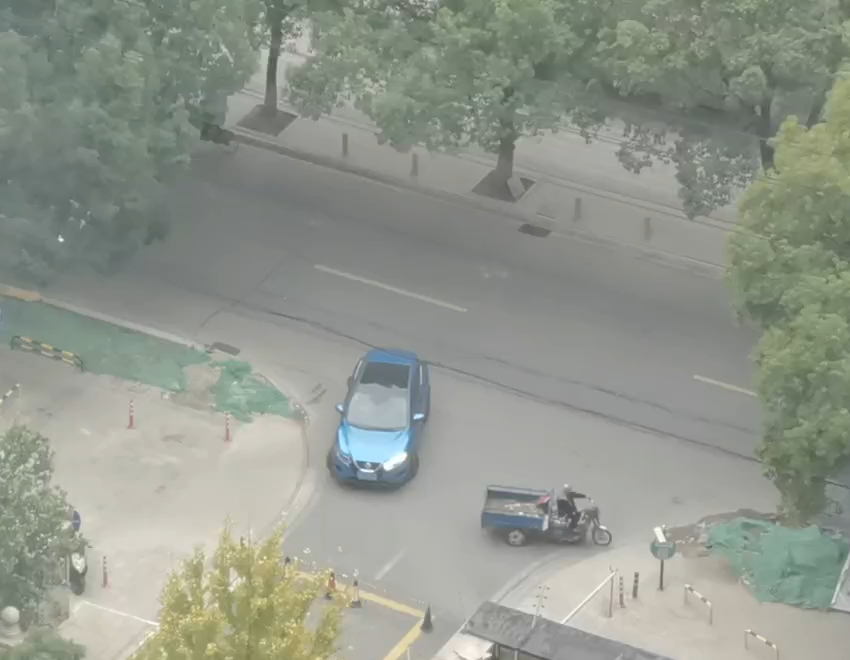
#> input picture img/FVid1.png, 850 x 660 px
$ python -i image_grayscale_variation.py   (imports and definitions only)
#> lines starting #> are read from the running program, lines starting #| are printed output that depends on the picture
import cv2 as cv
import numpy as np
from matplotlib import pyplot as plt

# 图像的灰度变换

def ImageGrayscaleFlip(filepath1):
#> called with filepath1 = 'img/FVid1.png'
    img = cv.imread(filepath1, flags = 1)
#> img is the input picture: shape (660, 850, 3); mean B, G, R 140.8, 151, 145.8
    gray = cv.cvtColor(img, cv.COLOR_BGR2GRAY)
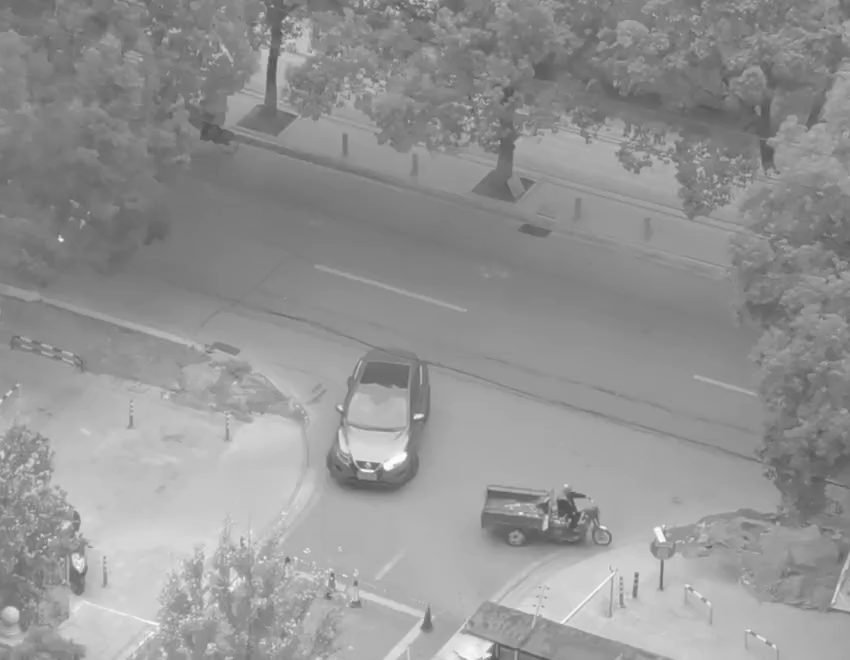
#> gray: shape (660, 850); min 79, max 255, mean 148.3

    # LUT快速查表法
    transTable = np.array([(255 - i) for i in range(256)]).astype("uint8")
    imgInv = cv.LUT(img, transTable)   # 彩色图像灰度翻转变换
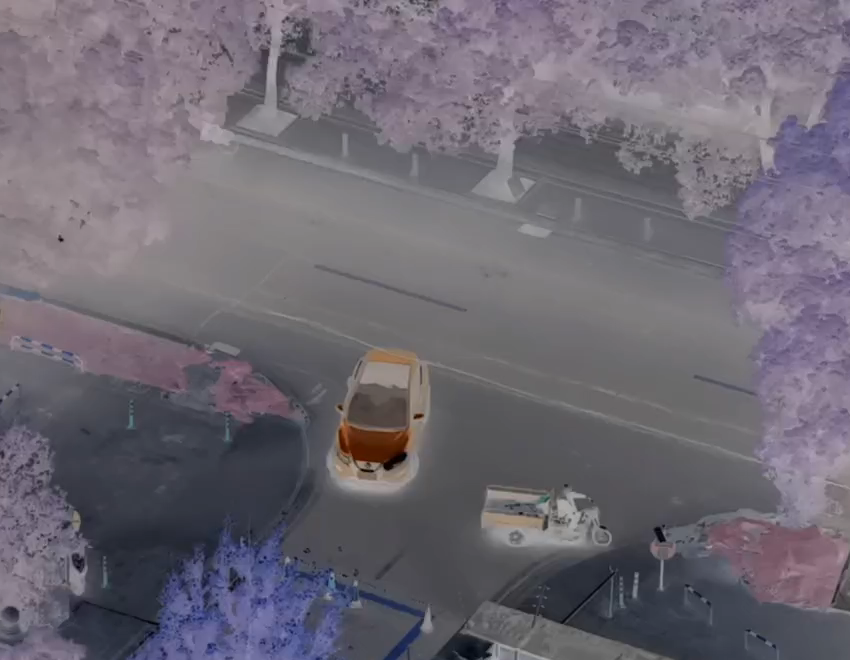
#> imgInv: shape (660, 850, 3); mean B, G, R 114.2, 104, 109.2
    grayInv = cv.LUT(gray, transTable) # 灰度图像灰度翻转变换
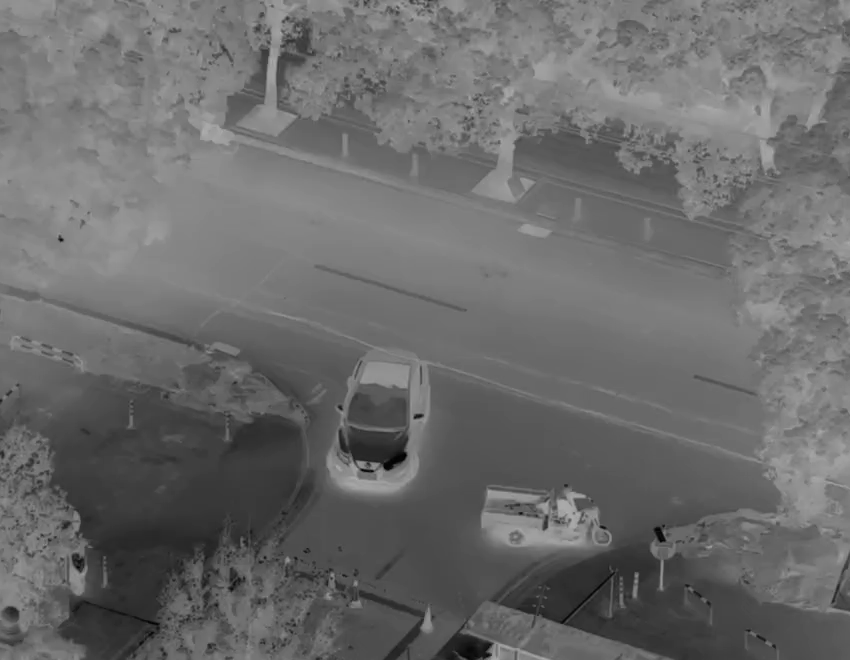
#> grayInv: shape (660, 850); min 0, max 176, mean 106.7

    print(img.shape, imgInv.shape, grayInv.shape)
#| (660, 850, 3) (660, 850, 3) (660, 850)

    plt.figure(figsize=(7,5))
    plt.subplot(221),plt.axis('off'),plt.title("1. img"),plt.imshow(cv.cvtColor(img, cv.COLOR_BGR2RGB))
    plt.subplot(222),plt.axis('off'),plt.title("2. gray"),plt.imshow(gray, cmap='gray')
    plt.subplot(223),plt.axis('off'),plt.title("3. Invert img"),plt.imshow(cv.cvtColor(imgInv, cv.COLOR_BGR2RGB))
    plt.subplot(224),plt.axis('off'),plt.title("4. Invert gray"),plt.imshow(grayInv, cmap='gray')

    plt.tight_layout()
    plt.show()
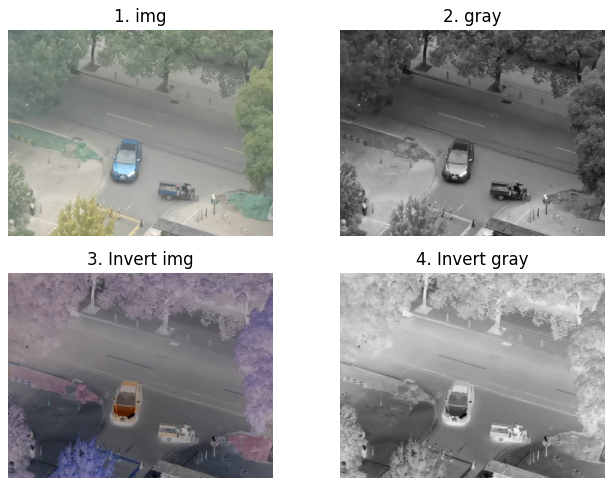
#> figure drawn by matplotlib, 4 panels

# [205 lines left out: functions ImageGrayLinearMapping, ImageHistogramNormalization, Imagelog, ImageGamma, ImageSegmentedStretching, ImageGrayscaleLayering and 1 more, not called in this run]


# [3 lines not run here, left out]

    # 图像翻转变换
    # ImageGrayscaleFlip(filepath1)

    # 图像线性变换
    # ImageGrayLinearMapping(filepath1)

    # 图像直方图归一化
    # ImageHistogramNormalization(filepath1)

    # 对数变换
    # Imagelog(filepath1)

    # 伽马变换
    # ImageGamma(filepath1)

    # 分段线性变换 对比度拉伸
    # ImageSegmentedStretching(filepath1)

    # 分段线性变换 灰度级分层
    # ImageGrayscaleLayering(filepath1)

    # 比特平面
    # ImageBitPlane(filepath1)


>>> result = ImageGrayscaleFlip('img/FVid1.png')

$ run again, on img/FVid2.png
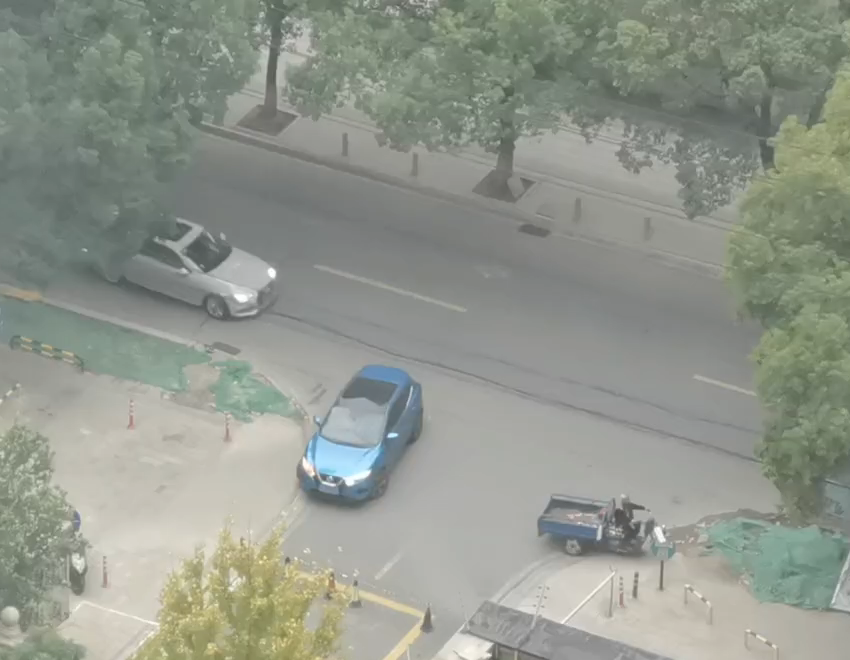
#> input picture img/FVid2.png, 850 x 660 px
#> in ImageGrayscaleFlip, img is the input picture: shape (660, 850, 3); mean B, G, R 140.7, 150.8, 145.6
#> in ImageGrayscaleFlip, `grayInv = cv.LUT(gray, transTable)`:
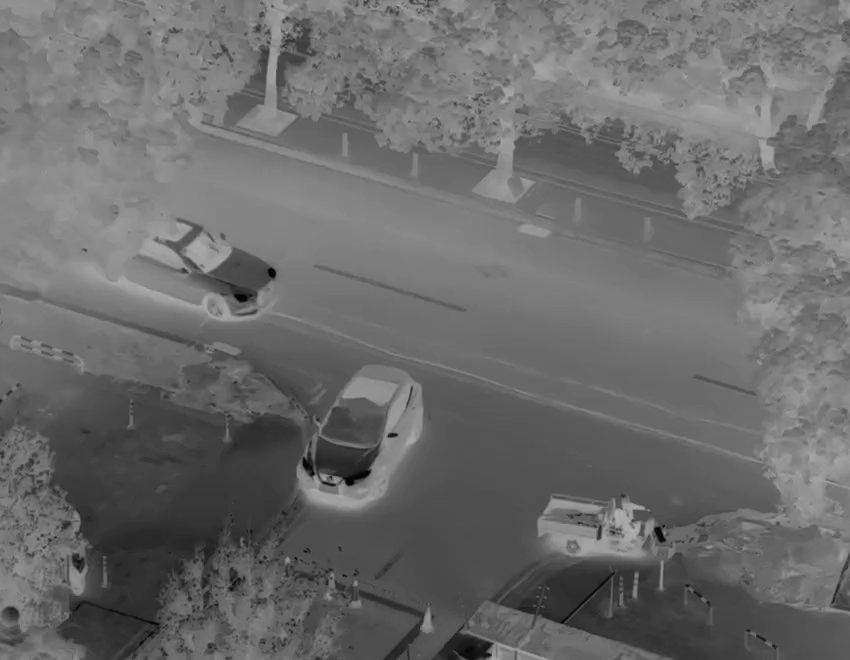
#> grayInv: shape (660, 850); min 0, max 177, mean 106.9
#| (660, 850, 3) (660, 850, 3) (660, 850)
#> in ImageGrayscaleFlip, `plt.show()`:
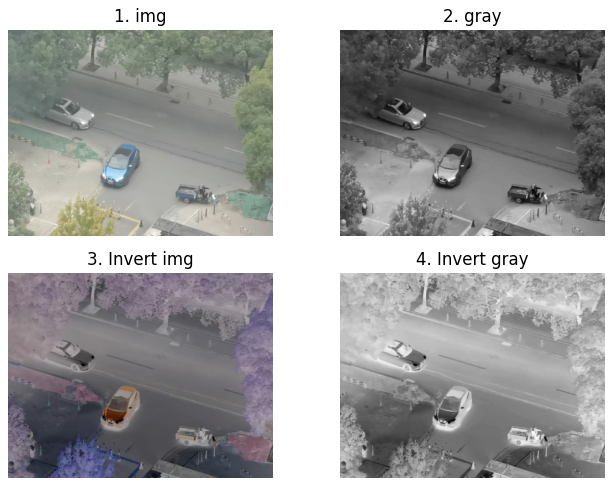
#> figure drawn by matplotlib, 4 panels

$ run again, on img/FVid3.png
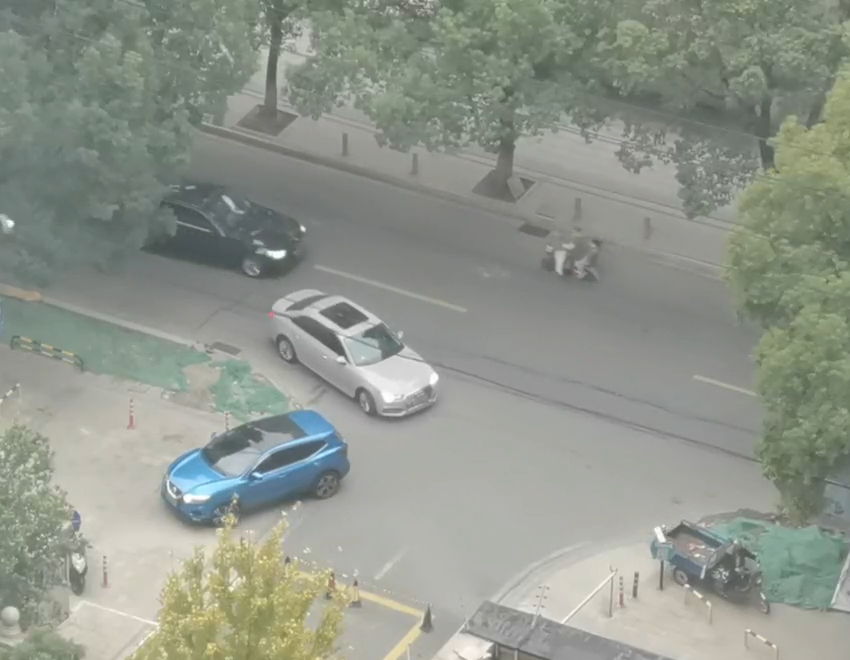
#> input picture img/FVid3.png, 850 x 660 px
#> in ImageGrayscaleFlip, img is the input picture: shape (660, 850, 3); mean B, G, R 139.8, 149.8, 144.2
#> in ImageGrayscaleFlip, `grayInv = cv.LUT(gray, transTable)`:
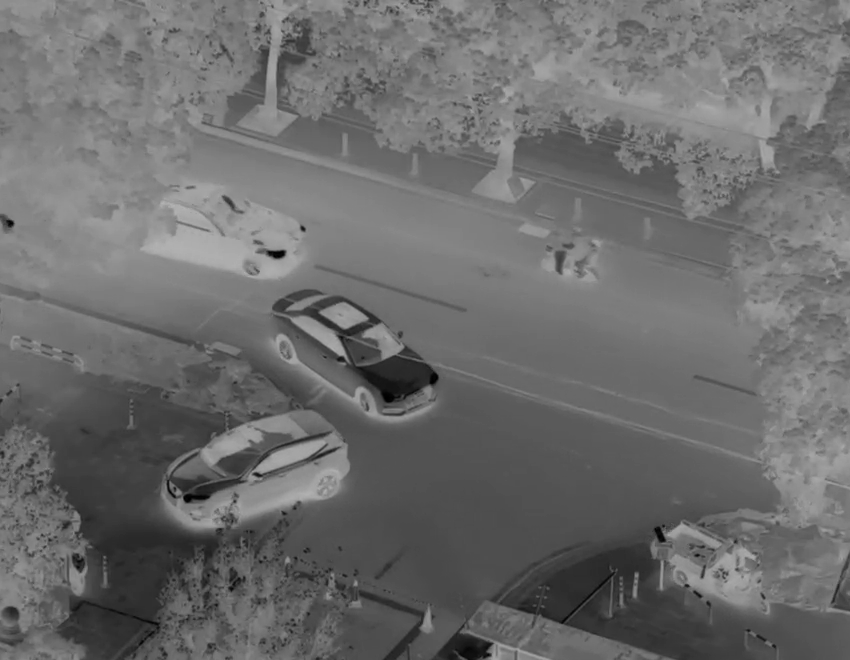
#> grayInv: shape (660, 850); min 0, max 180, mean 108
#| (660, 850, 3) (660, 850, 3) (660, 850)
#> in ImageGrayscaleFlip, `plt.show()`:
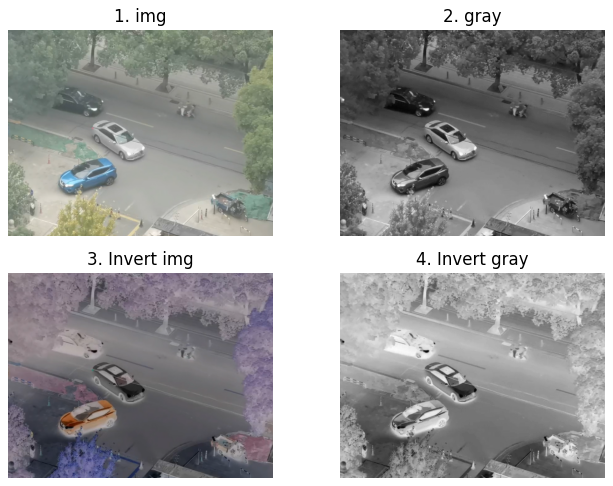
#> figure drawn by matplotlib, 4 panels

$ run again, on img/FVid4.png
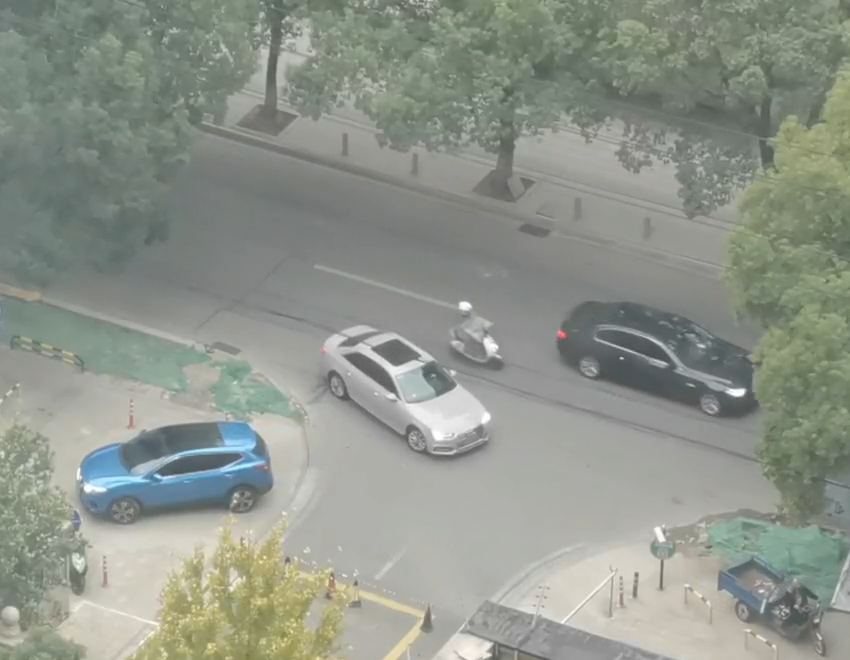
#> input picture img/FVid4.png, 850 x 660 px
#> in ImageGrayscaleFlip, img is the input picture: shape (660, 850, 3); mean B, G, R 139.2, 149, 143.3
#> in ImageGrayscaleFlip, `grayInv = cv.LUT(gray, transTable)`:
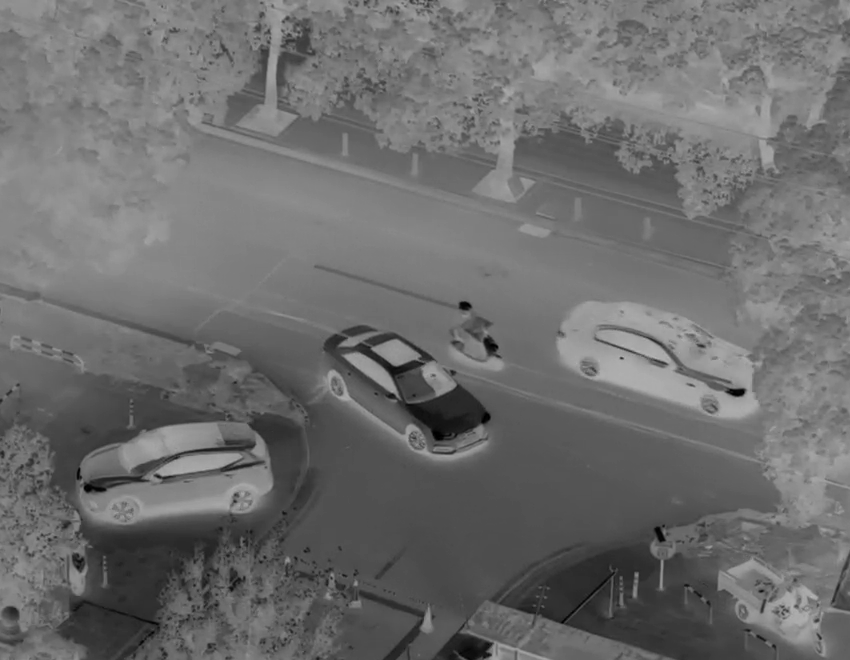
#> grayInv: shape (660, 850); min 0, max 185, mean 108.8
#| (660, 850, 3) (660, 850, 3) (660, 850)
#> in ImageGrayscaleFlip, `plt.show()`:
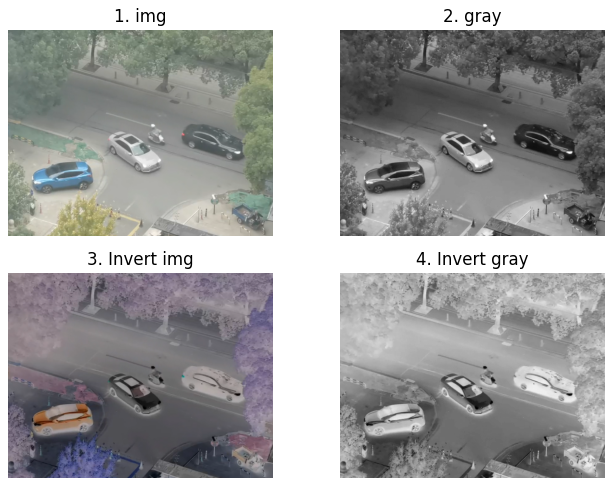
#> figure drawn by matplotlib, 4 panels
